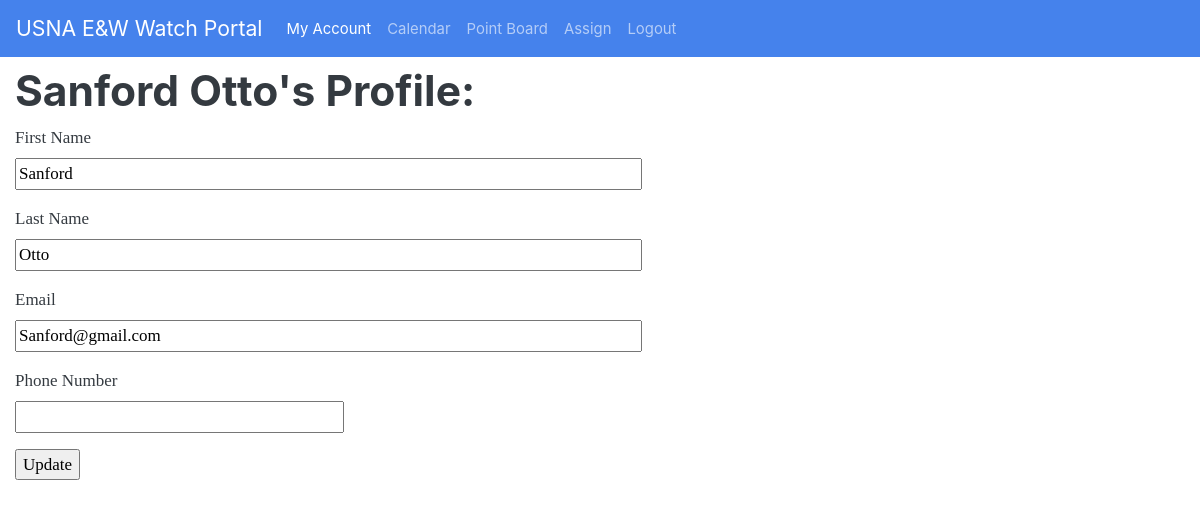
Screenshot of /profile (signed in) with the database file from the repository.
### app.py (models this page shows, shortened)
class User(UserMixin, db.Model):
    __tablename__ = 'Users'
    id = db.Column(db.Integer, primary_key=True)
    active = db.Column(db.Boolean, default=True)
    first = db.Column(db.String(128))
    last = db.Column(db.String(128))
    email = db.Column(db.String(64), index=True, unique=True)
    password_hash = db.Column(db.String(128))
    created = db.Column(db.DateTime, index=False,
                        unique=False, default=date.today())
    phone = db.Column(db.Integer)
    qualified = db.Column(db.Boolean, index=True, unique=False, default=False)
    data = db.Column(db.String(2**30), index=False, unique=False)
    points = db.Column(db.Integer, index=True, unique=False, default=0)
    department = db.Column(db.String(128))
    point_offset = db.Column(db.Integer, default=0)
    def __repr__(self):
        return f"{self.first} {self.last}"

### app.py (the view)
@app.route('/profile', methods=['GET', 'POST'])
@login_required
def profile():
    form = ProfileForm()
    if form.validate_on_submit():
        current_user.first = form.first.data
        current_user.last = form.last.data
        current_user.email = form.email.data
        current_user.phone = form.phone.data
    form.email.data = current_user.email
    form.phone.data = current_user.phone
    form.first.data = current_user.first
    form.last.data = current_user.last
    print(load_user_bid_dict(current_user.id))
    return render_template('profile.html', form=form)

### app.py
class ProfileForm(FlaskForm):
    email = StringField('Email', validators=[DataRequired(), Email()])
    first = StringField('First Name', validators=[DataRequired()])
    last = StringField('Last Name', validators=[DataRequired()])
    phone = StringField('Phone Number')
    submit = SubmitField('Update')

### app.py (called while the page is built)
@login.user_loader
def load_user(id=1):
    return User.query.get(int(id))

def load_user_bid_dict(u_id):
    try:
        user_bid_dict = json.loads(User.query.get(u_id).data)
    except:
        user_bid_dict = {}
    user_bid_dict = {int(k): int(v) for k, v in user_bid_dict.items()}
    return user_bid_dict

### templates/profile.html (shortened to what this page needs)
{%extends "base.html"%}
{%block content%}
<h1>{{current_user}}'s Profile:</h1>
<form action="" method="post">
    <p>
        {{ form.first.label }}<br>
        {{ form.first(size=64) }}<br>
    </p>
    <p>
        {{ form.last.label }}<br>
        {{ form.last(size=64) }}<br>
    </p>
    <p>
        {{ form.email.label }}<br>
        {{ form.email(size=64) }}<br>
    </p>
    <p>
        {{ form.phone.label }}<br>
        {{ form.phone(size=32) }}<br>
    </p>
    <p>{{ form.submit() }}</p>
</form>
{%endblock%}

### rows the page displays
User: first+last "Sanford Otto", first "Sanford", last "Otto", email "Sanford@gmail.com"
